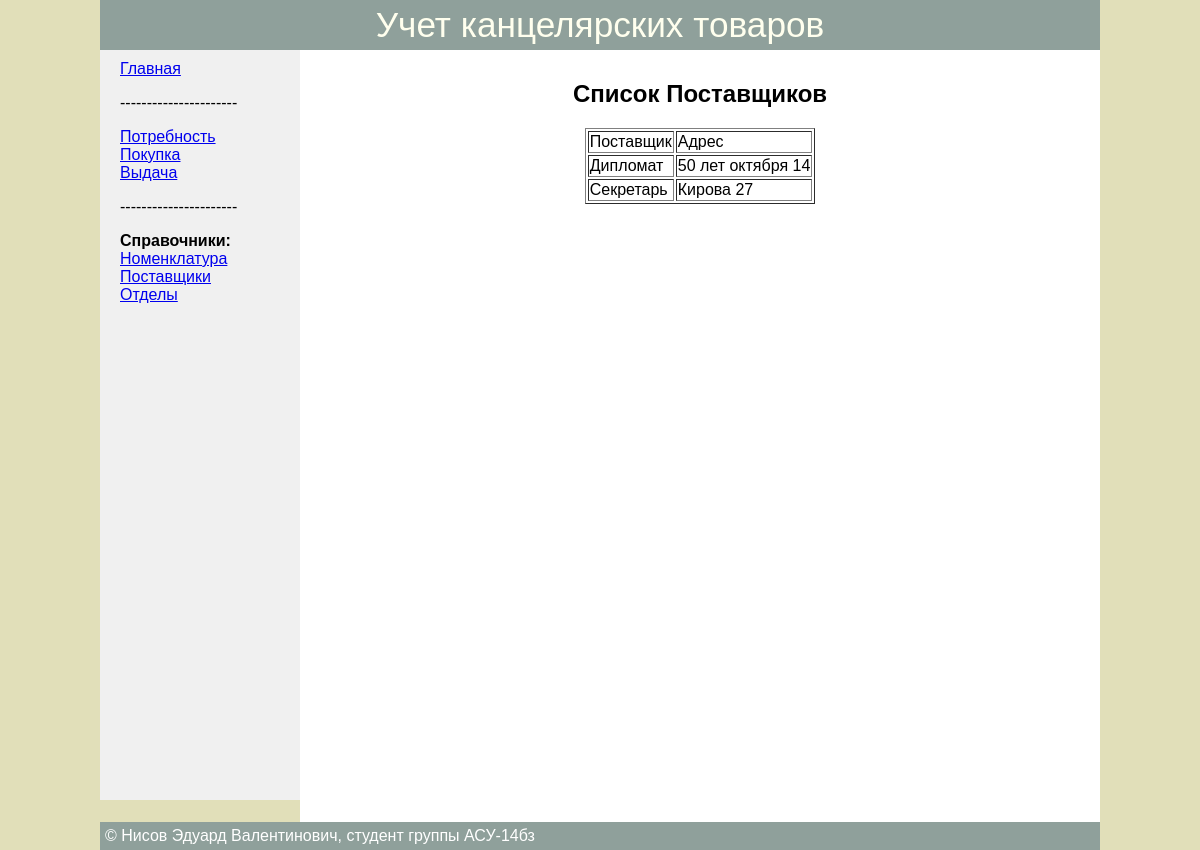
/?controller=directory&action=markets, run on the app's committed database.
### tables this page shows
CREATE TABLE IF NOT EXISTS `markets` (
  `id` int(11) NOT NULL,
  `name` varchar(32) NOT NULL,
  `adress` text NOT NULL
);

### Controller/DirectoryController.php (called while the page is built, shortened)
<?php
include_once "Model/TotalModel.php";
function marketsAction (){
    $markets = getMakers();
    include_once "View/header.php";
    include_once "View/marketView.php";
    include_once "View/footer.php";
}

### Config/MainFunction.php (called while the page is built, shortened)
<?php
function loadPage ($controllerName, $actionName = 'index'){
    $function = $actionName . "Action";
    $function();
}
function assocArray($result){
    $res = array();
    while ($row = mysqli_fetch_assoc($result)){
        $res[] = $row;
    };
    return $res;
}

### Index.php (called while the page is built, shortened)
<?php
require_once "Config/db.php";
require_once "Config/MainFunction.php";
$controllerName = isset($_GET['controller'])?ucfirst($_GET['controller']):'Index';
$actionName = isset($_GET['action'])?ucfirst($_GET['action']):'Index';
loadPage($controllerName, $actionName);

### Config/db.php (called while the page is built, shortened)
 <?php
function dbConect (){
    $dbLink = mysqli_connect(dbLocation, dbUser, dbPass, dbName);
    mysqli_set_charset($dbLink, 'utf8');
    return $dbLink;
}

### Model/TotalModel.php (called while the page is built, shortened)
<?php
function getMakers (){
    $sql = "SELECT * FROM `markets`";
    $result = mysqli_query(dbConect(), $sql);
    return assocArray($result);
}

### View/marketView.php (the view)
<div align="center">
    <h2>Список Поставщиков</h2>
    <table border="solid 1px black">
        <tr>
            <td>Поставщик</td>
            <td>Адрес</td>
        </tr>
        <?php foreach ($markets as $value){?><tr>
            <td><?php echo "{$value['name']}"?></td>
            <td><?php echo "{$value['adress']}"?></td>
            </tr><?php }?>
    </table>
</div>

### View/css/style.css (style rules this page uses)
body { font: 12pt Arial, Helvetica, sans-serif; background: #e1dfb9; margin:0; height: 100%; }

### data on the page
markets: name "Дипломат", adress "50 лет октября 14"
markets: name "Секретарь", adress "Кирова 27"
